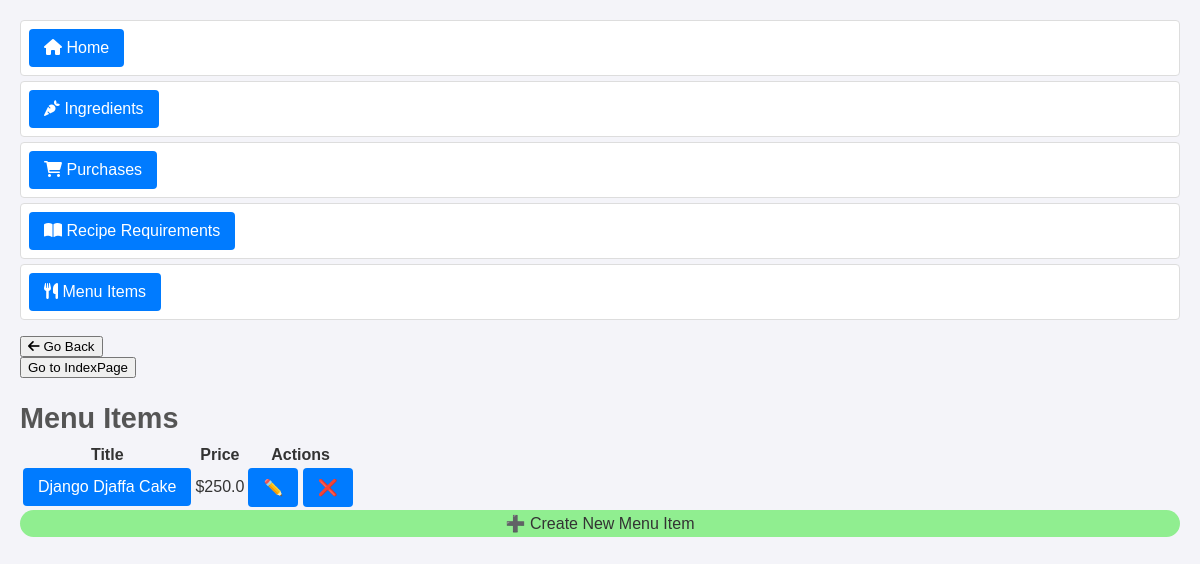
/inventory_project/menu_items/, run on an earlier commit of the app's database.
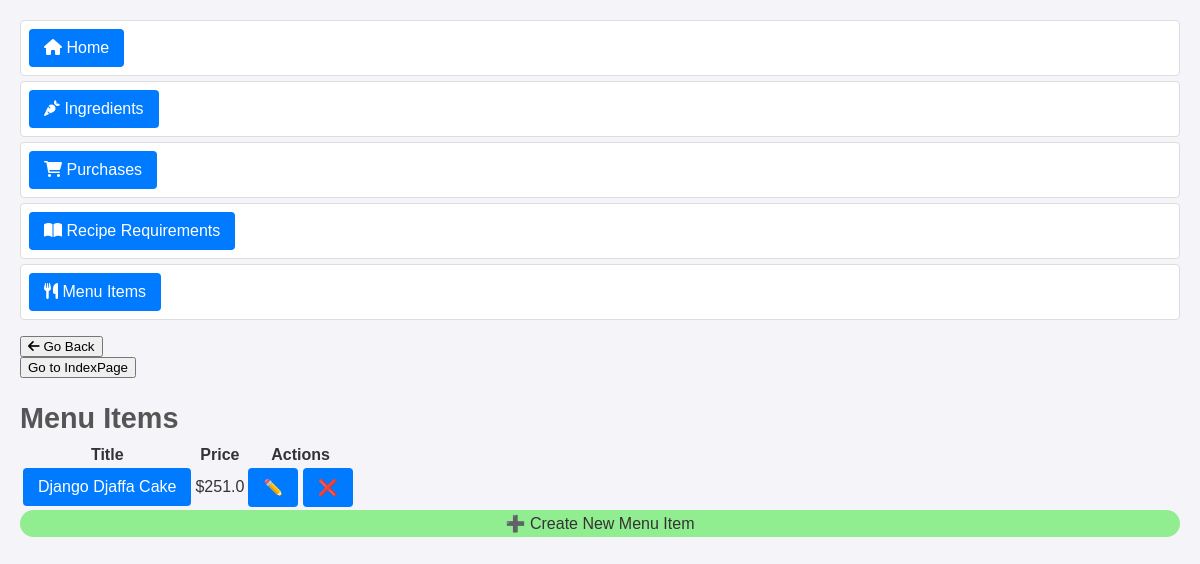
And on a later commit of the database.
### inventory_project/models.py (models this page shows, shortened)
class MenuItem(models.Model):
    title = models.CharField(max_length=200, blank=False)
    price = models.FloatField(blank=False)

### inventory_project/views.py (the view)
# urls.py: path("menu_items/", views.MenuItemsView.as_view(), name="menu_items"),
class MenuItemsView(ListView):
    model = MenuItem
    template_name = 'inventory_project/menu_items.html'

### inventory_project/templates/inventory_project/menu_items.html (shortened to what this page needs)
{% extends 'base.html' %}
{% load static %}
{% block content %}
<div>
    <h2>Menu Items</h2>
    <table class="ingredient-table">
        <thead>
            <tr>
                <th>Title</th>
                <th>Price</th>
                <th>Actions</th>
            </tr>
        </thead>
        <tbody>
        {% for item in object_list %}
            <tr>
                <td>
                    <a href="{% url 'menu_items_update' item.id %}">{{ item.title }}</a>
                </td>
                <td>
                    ${{ item.price }}
                </td>
                <td>
                    <a href="{% url 'menu_items_update' item.id %}" style="text-decoration: none; color: inherit;">✏️</a>
                    <a href="{% url 'menu_items_delete' item.id %}" style="text-decoration: none; color: inherit;">❌</a>
                </td>
            </tr>
        {% endfor %}
        </tbody>
    </table>
    <a href="{% url 'menu_items_create' %}" style="display: inherit; text-align: center; border-radius: 15px; text-decoration: none; color: inherit; padding: 4px; background-color: lightgreen;">➕ Create New Menu Item</a>
</div>
{% endblock %}

What changed in the data, as far as the page shows it:
changed MenuItem "Django Djaffa Cake": price "250.0" → "251.0"
